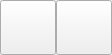
<?xml version="1.0" encoding="UTF-8"?>
<ui version="4.0">
 <class>Frame</class>
 <widget class="QFrame" name="Frame">
  <property name="geometry">
   <rect>
    <x>0</x>
    <y>0</y>
    <width>110</width>
    <height>54</height>
   </rect>
  </property>
  <property name="windowTitle">
   <string>Frame</string>
  </property>
  <layout class="QGridLayout" name="gridLayout">
   <property name="leftMargin">
    <number>0</number>
   </property>
   <property name="topMargin">
    <number>0</number>
   </property>
   <property name="rightMargin">
    <number>0</number>
   </property>
   <property name="bottomMargin">
    <number>0</number>
   </property>
   <property name="spacing">
    <number>0</number>
   </property>
   <item row="0" column="1">
    <widget class="QToolButton" name="Unpromotion">
     <property name="iconSize">
      <size>
       <width>48</width>
       <height>48</height>
      </size>
     </property>
    </widget>
   </item>
   <item row="0" column="0">
    <widget class="QToolButton" name="Promotion">
     <property name="iconSize">
      <size>
       <width>48</width>
       <height>48</height>
      </size>
     </property>
    </widget>
   </item>
  </layout>
 </widget>
 <resources/>
 <connections/>
</ui>
